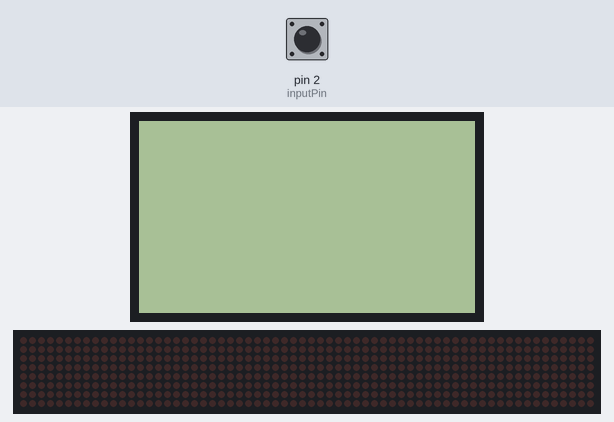
This sketch was run on a simulated Arduino Uno, built with avr-gcc and run on an emulated ATmega328P. Parts: 84×48 one-colour display, 64×8 LED matrix. Inputs (shaded band) come from the test bench; at power-on: pin 2 (inputPin) HIGH. What the sketch prints to the serial monitor is not drawn.

Above: at 3.2 s.
3.3 s: pin 2 (inputPin) pulled LOW for 0.15 s
At 4.9 s:
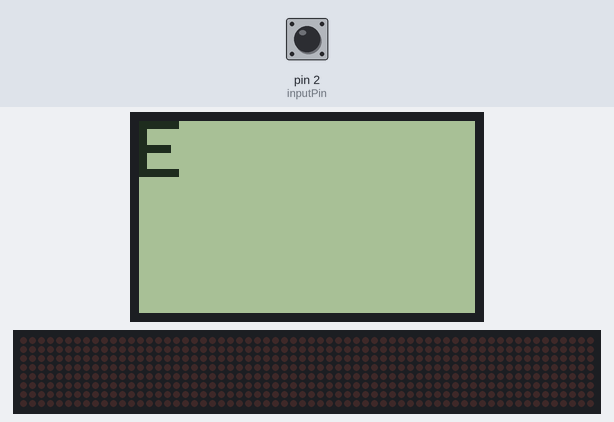
5.4 s: pin 2 (inputPin) pulled LOW for 1 s
At 7.7 s:
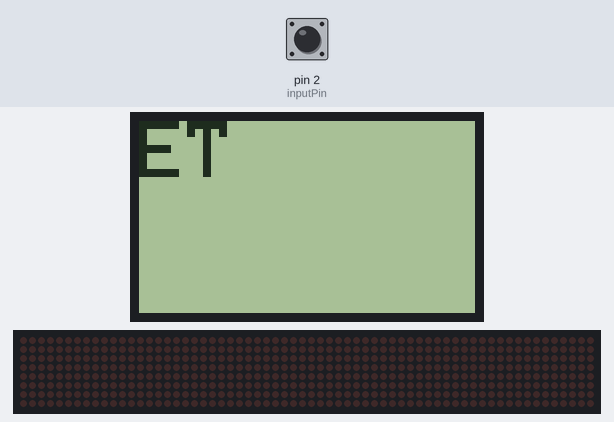
8.4 s: pin 2 (inputPin) pulled LOW for 0.15 s
At 9.9 s:
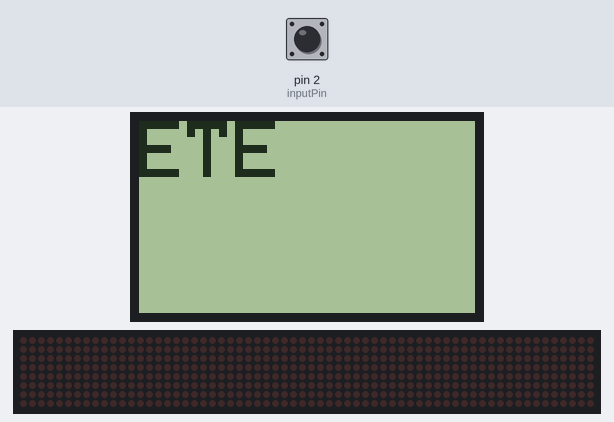
10.5 s: pin 2 (inputPin) pulled LOW for 3.2 s
At 14.5 s:
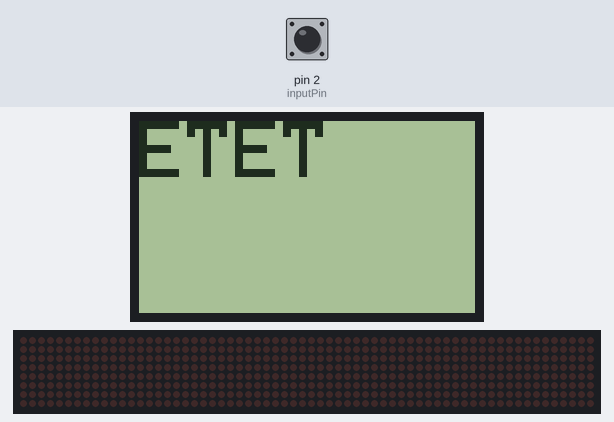
15.2 s: pin 2 (inputPin) pulled LOW for 0.15 s
At 16.3 s:
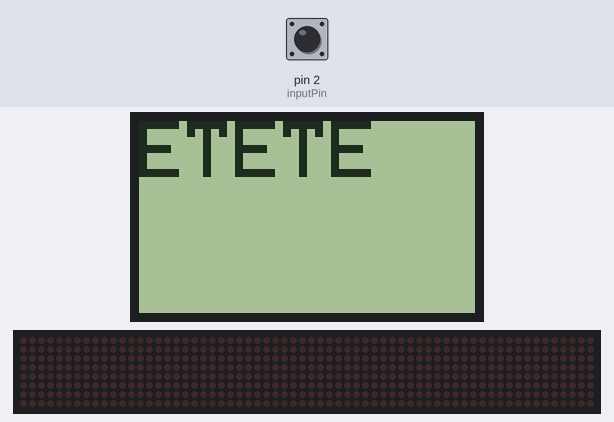
16.9 s: pin 2 (inputPin) pulled LOW for 0.15 s
At 18.8 s:
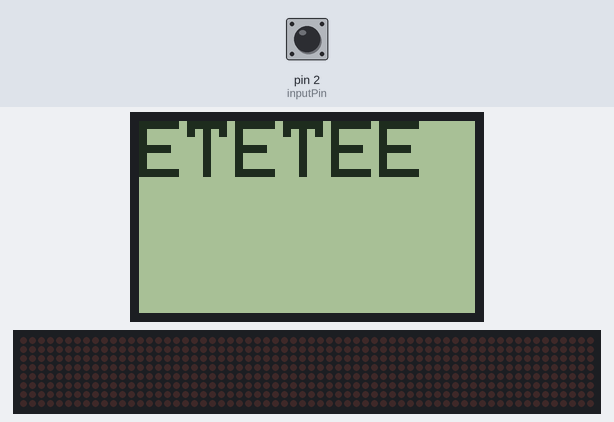
Timing chart, 0 to 20.0 s (numbered marks = the images above; inputs shaded):
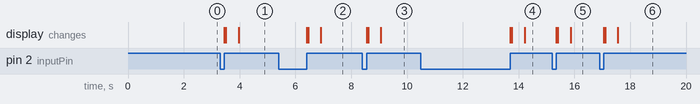

Measured:
- after the input at 3.3 s, the display: first changes after 0.16 s (image 1 shows a later state)
- after the input at 5.4 s, the display: first changes after 1.0 s (image 2 shows a later state)
- after the input at 8.4 s, the display: first changes after 0.16 s (image 3 shows a later state)
- after the input at 10.5 s, the display: first changes after 3.2 s (image 4 shows a later state)
- after the input at 15.2 s, the display: first changes after 0.16 s (image 5 shows a later state)
- after the input at 16.9 s, the display: first changes after 0.16 s (image 6 shows a later state)

The sketch:

morse_code.ino
```cpp
#include <SPI.h>
#include <Adafruit_GFX.h>
#include <Adafruit_PCD8544.h>
#include <LedControl.h>

unsigned long signal_len,t1,t2;   //time for which button is pressed
int inputPin = 2;                 //input pin for push button

String code = "";                 //string in which one alphabet is stored
char x;

int DIN = 12;                     //LED matrix Connections
int CS =  11;
int CLK = 10;

byte dot[8]=     {0x00,0x00,0x3C,0x3C,0x3C,0x3C,0x00,0x00};          //The co ord for LED matrix
byte dash[8]=     {0x00,0x18,0x18,0x18,0x18,0x18,0x18,0x00};


// pin 7 - Serial clock out (SCLK)
// pin 6 - Serial data out (DIN)
// pin 5 - Data/Command select (D/C)
// pin 4 - LCD chip select (CS)
// pin 3 - LCD reset (RST)
Adafruit_PCD8544 display = Adafruit_PCD8544(7, 6, 5, 4, 3);


LedControl lc=LedControl(DIN,CLK,CS,0);

void setup() {
  Serial.begin(9600);
  pinMode(inputPin, INPUT_PULLUP); //internal pullup resistor is used to simplify the circuit


lc.shutdown(0,false);       //The MAX72XX is in power-saving mode on startup
 lc.setIntensity(0,5);      // Set the brightness to maximum value
 lc.clearDisplay(0);

 display.begin();
  // init done

  // you can change the contrast around to adapt the display
  // for the best viewing!
  display.setContrast(50);


  delay(2000);
  display.clearDisplay();   // clears the screen and buffer
 display.setTextSize(2);
  display.setTextColor(BLACK);
  display.setCursor(0,0);


}

void loop()
{
NextDotDash:
  while (digitalRead(inputPin) == HIGH) {}
  t1 = millis();                            //time at button press
  while (digitalRead(inputPin) == LOW) {}
  t2 = millis();                            //time at button release
  signal_len = t2 - t1;                     //time for which button is pressed
  if (signal_len > 60)                      //to account for switch debouncing
  {
    code += readio();                       //function to read dot or dash
  }
  while ((millis() - t2) < 500)           //if time between button press greater than 0.5sec, skip loop and go to next alphabet
  {
    if (digitalRead(inputPin) == LOW)
    {
      goto NextDotDash;
    }
  }
  convertor();                          //function to decipher code into alphabet
}

char readio()
{
  if (signal_len < 600 && signal_len > 50)
  {
     printByte(dot);
     delay(50);
      lc.clearDisplay(0);

    return '.';
        //if button press less than 0.6sec, it is a dot
  }
  else if (signal_len > 600)
  {
     printByte(dash);
          delay(50);
           lc.clearDisplay(0);


    return '-';
         //if button press more than 0.6sec, it is a dash
  }
}

void convertor()
{
  static String letters[] = {".-", "-...", "-.-.", "-..", ".", "..-.", "--.", "....", "..", ".---", "-.-", ".-..", "--", "-.", "---", ".--.", "--.-",
                             ".-.", "...", "-", "..-", "...-", ".--", "-..-", "-.--", "--..", "E"
                            };
  int i = 0;
  if (code == ".-.-.-")
  {
    Serial.print(".");
    display.print(" ");
    display.display();

  }
  else
  {
    while (letters[i] != "E")  //loop for comparing input code with letters array
    {
      if (letters[i] == code)
      {
        Serial.print(char('A' + i));
        char x=char('A'+i);

  display.print(x);
    display.display();


        break;
      }
      i++;
    }
    if (letters[i] == "E")
    {
      Serial.println("<Wrong input>");

      //if input code doesn't match any letter, error
    }
  }
  code = "";                            //reset code to blank string
}


void printByte(byte character [])
{
  int i = 0;
  for(i=0;i<8;i++)
  {
    lc.setRow(0,i,character[i]);
  }
}
```
